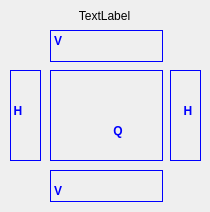
<?xml version="1.0" encoding="UTF-8"?>
<ui version="4.0">
 <class>quadrupoleUI</class>
 <widget class="QWidget" name="quadrupoleUI">
  <property name="geometry">
   <rect>
    <x>0</x>
    <y>0</y>
    <width>210</width>
    <height>212</height>
   </rect>
  </property>
  <property name="windowTitle">
   <string>Form</string>
  </property>
  <widget class="QLabel" name="image">
   <property name="geometry">
    <rect>
     <x>20</x>
     <y>30</y>
     <width>181</width>
     <height>171</height>
    </rect>
   </property>
   <property name="text">
    <string/>
   </property>
   <property name="pixmap">
    <pixmap>img/quadrupole_scaled.png</pixmap>
   </property>
  </widget>
  <widget class="QLabel" name="labelName">
   <property name="geometry">
    <rect>
     <x>9</x>
     <y>0</y>
     <width>191</width>
     <height>31</height>
    </rect>
   </property>
   <property name="text">
    <string>TextLabel</string>
   </property>
   <property name="alignment">
    <set>Qt::AlignCenter</set>
   </property>
  </widget>
  <widget class="QPushButton" name="pushV2">
   <property name="geometry">
    <rect>
     <x>50</x>
     <y>170</y>
     <width>113</width>
     <height>32</height>
    </rect>
   </property>
   <property name="styleSheet">
    <string notr="true">border: 1px solid  blue;</string>
   </property>
   <property name="text">
    <string/>
   </property>
   <property name="flat">
    <bool>true</bool>
   </property>
  </widget>
  <widget class="QPushButton" name="pushV1">
   <property name="geometry">
    <rect>
     <x>50</x>
     <y>30</y>
     <width>113</width>
     <height>32</height>
    </rect>
   </property>
   <property name="styleSheet">
    <string notr="true">border: 1px solid  blue;</string>
   </property>
   <property name="text">
    <string/>
   </property>
   <property name="flat">
    <bool>true</bool>
   </property>
  </widget>
  <widget class="QPushButton" name="pushQ">
   <property name="geometry">
    <rect>
     <x>50</x>
     <y>70</y>
     <width>113</width>
     <height>91</height>
    </rect>
   </property>
   <property name="styleSheet">
    <string notr="true">border: 1px solid  blue;</string>
   </property>
   <property name="text">
    <string/>
   </property>
   <property name="flat">
    <bool>true</bool>
   </property>
  </widget>
  <widget class="QPushButton" name="pushH2">
   <property name="geometry">
    <rect>
     <x>170</x>
     <y>70</y>
     <width>31</width>
     <height>91</height>
    </rect>
   </property>
   <property name="styleSheet">
    <string notr="true">border: 1px solid  blue;</string>
   </property>
   <property name="text">
    <string/>
   </property>
   <property name="flat">
    <bool>true</bool>
   </property>
  </widget>
  <widget class="QPushButton" name="pushH1">
   <property name="geometry">
    <rect>
     <x>10</x>
     <y>70</y>
     <width>31</width>
     <height>91</height>
    </rect>
   </property>
   <property name="styleSheet">
    <string notr="true">border: 1px solid  blue;</string>
   </property>
   <property name="text">
    <string/>
   </property>
   <property name="flat">
    <bool>true</bool>
   </property>
  </widget>
  <widget class="QLabel" name="labelV1">
   <property name="geometry">
    <rect>
     <x>50</x>
     <y>30</y>
     <width>16</width>
     <height>21</height>
    </rect>
   </property>
   <property name="styleSheet">
    <string notr="true">color: blue; font-weight: bold</string>
   </property>
   <property name="text">
    <string>V</string>
   </property>
   <property name="alignment">
    <set>Qt::AlignCenter</set>
   </property>
  </widget>
  <widget class="QLabel" name="labelV2">
   <property name="geometry">
    <rect>
     <x>50</x>
     <y>180</y>
     <width>16</width>
     <height>21</height>
    </rect>
   </property>
   <property name="styleSheet">
    <string notr="true">color: blue; font-weight: bold</string>
   </property>
   <property name="text">
    <string>V</string>
   </property>
   <property name="alignment">
    <set>Qt::AlignCenter</set>
   </property>
  </widget>
  <widget class="QLabel" name="labelH2">
   <property name="geometry">
    <rect>
     <x>180</x>
     <y>100</y>
     <width>16</width>
     <height>21</height>
    </rect>
   </property>
   <property name="styleSheet">
    <string notr="true">color: blue; font-weight: bold</string>
   </property>
   <property name="text">
    <string>H</string>
   </property>
   <property name="alignment">
    <set>Qt::AlignCenter</set>
   </property>
  </widget>
  <widget class="QLabel" name="labelH1">
   <property name="geometry">
    <rect>
     <x>10</x>
     <y>100</y>
     <width>16</width>
     <height>21</height>
    </rect>
   </property>
   <property name="styleSheet">
    <string notr="true">color: blue; font-weight: bold</string>
   </property>
   <property name="text">
    <string>H</string>
   </property>
   <property name="alignment">
    <set>Qt::AlignCenter</set>
   </property>
  </widget>
  <widget class="QLabel" name="labelQ">
   <property name="geometry">
    <rect>
     <x>110</x>
     <y>120</y>
     <width>16</width>
     <height>21</height>
    </rect>
   </property>
   <property name="styleSheet">
    <string notr="true">color: blue; font-weight: bold</string>
   </property>
   <property name="text">
    <string>Q</string>
   </property>
   <property name="alignment">
    <set>Qt::AlignCenter</set>
   </property>
  </widget>
  <zorder>image</zorder>
  <zorder>labelName</zorder>
  <zorder>labelV1</zorder>
  <zorder>labelV2</zorder>
  <zorder>labelH2</zorder>
  <zorder>labelH1</zorder>
  <zorder>labelQ</zorder>
  <zorder>pushQ</zorder>
  <zorder>pushH1</zorder>
  <zorder>pushV2</zorder>
  <zorder>pushH2</zorder>
  <zorder>pushV1</zorder>
 </widget>
 <resources/>
 <connections/>
</ui>
